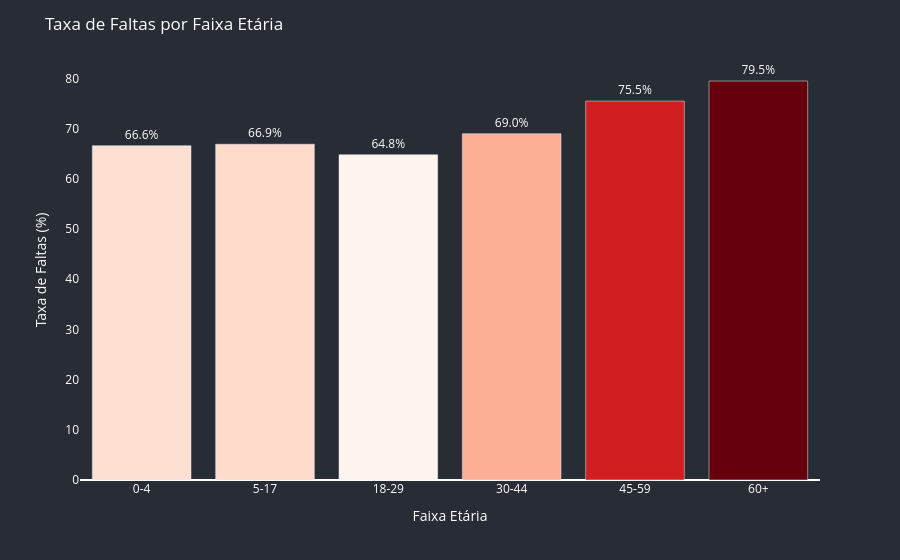

Write notebook code for a chart like this one.
### Markdown cell above
##### Idade influência?

### Code cell
df['Age_Range'] = pd.cut(df['Age'],
    bins=[0, 5, 18, 30, 45, 60, 120],
    labels=['0-4', '5-17', '18-29', '30-44', '45-59', '60+']
    )

idade = (pd.crosstab(df['Age_Range'], df['No-show'], normalize='index') * 100).round(1)

graf7 = px.bar(
    idade.reset_index(),
    x='Age_Range',
    y='Não',
    text='Não',
    labels={'Age_Range': 'Faixa Etária', 'Não': 'Taxa de Faltas (%)'},
    color='Não',
    color_continuous_scale='Reds'
)

graf7.update_traces(
    texttemplate='%{y:.1f}%',
    textposition='outside'
)

graf7.update_layout(
    title='Taxa de Faltas por Faixa Etária',
    paper_bgcolor='#282C34',
    plot_bgcolor='#282C34',
    font_color='white',
    xaxis=dict(title='Faixa Etária', showgrid=False),
    yaxis=dict(title='Taxa de Faltas (%)', showgrid=False),
    coloraxis_showscale=False
)

graf7.show()

### Figure 1 — Plotly figure (JSON) as saved in the notebook; plotly's stock layout.template omitted (floating-point values rounded to 4 significant figures)
{"data": [{"hovertemplate": "Faixa Etária=%{x}<br>Taxa de Faltas (%)=%{marker.color}<extra></extra>", "legendgroup": "", "marker": {"color": [66.6, 66.9, 64.8, 69.0, 75.5, 79.5], "coloraxis": "coloraxis", "pattern": {"shape": ""}}, "name": "", "orientation": "v", "showlegend": false, "text": [66.6, 66.9, 64.8, 69.0, 75.5, 79.5], "textposition": "outside", "texttemplate": "%{y:.1f}%", "type": "bar", "x": ["0-4", "5-17", "18-29", "30-44", "45-59", "60+"], "xaxis": "x", "y": [66.6, 66.9, 64.8, 69.0, 75.5, 79.5], "yaxis": "y"}], "layout": {"barmode": "relative", "coloraxis": {"colorbar": {"title": {"text": "Taxa de Faltas (%)"}}, "colorscale": [[0, "rgb(255,245,240)"], [0.125, "rgb(254,224,210)"], [0.25, "rgb(252,187,161)"], [0.375, "rgb(252,146,114)"], [0.5, "rgb(251,106,74)"], [0.625, "rgb(239,59,44)"], [0.75, "rgb(203,24,29)"], [0.875, "rgb(165,15,21)"], [1, "rgb(103,0,13)"]], "showscale": false}, "font": {"color": "white"}, "legend": {"tracegroupgap": 0}, "margin": {"t": 60}, "paper_bgcolor": "#282C34", "plot_bgcolor": "#282C34", "title": {"text": "Taxa de Faltas por Faixa Etária"}, "xaxis": {"anchor": "y", "domain": [0, 1], "showgrid": false, "title": {"text": "Faixa Etária"}}, "yaxis": {"anchor": "x", "domain": [0, 1], "showgrid": false, "title": {"text": "Taxa de Faltas (%)"}}}}
